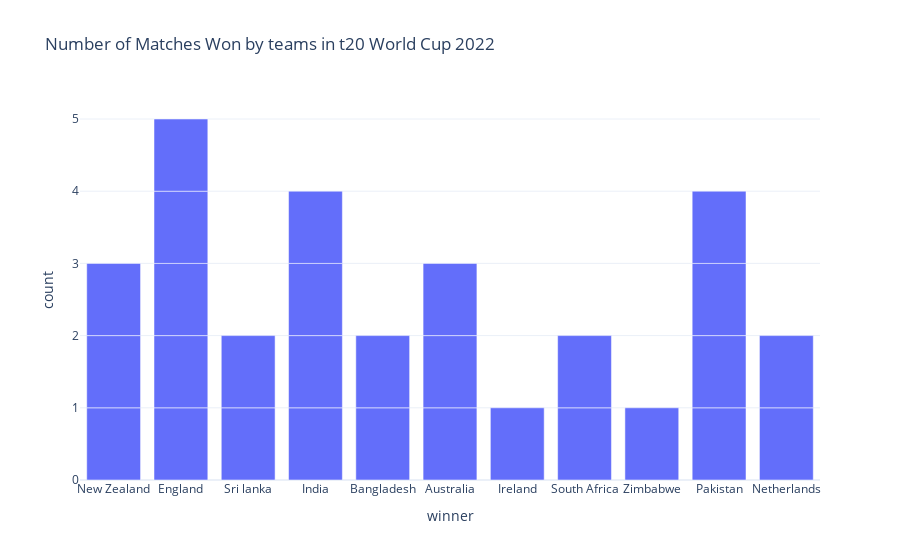

This figure's notebook cell:
### Markdown cell above
## Now let’s look at the number of matches won by each team in the world cup:

### Code cell
figure = px.bar(data, 
                x=data["winner"],
                title="Number of Matches Won by teams in t20 World Cup 2022")
figure.show()

### Figure 1 — Plotly figure (JSON) as saved in the notebook; plotly's stock layout.template omitted (floating-point values rounded to 4 significant figures)
{"data": [{"alignmentgroup": "True", "hovertemplate": "winner=%{x}<br>count=%{y}<extra></extra>", "legendgroup": "", "marker": {"color": "#636efa", "pattern": {"shape": ""}}, "name": "", "offsetgroup": "", "orientation": "v", "showlegend": false, "textposition": "auto", "type": "bar", "x": ["New Zealand", "England", "Sri lanka", "India", "Bangladesh", null, "Australia", "Ireland", null, "South Africa", "India", "Zimbabwe", null, null, "New Zealand", "Bangladesh", "Pakistan", "South Africa", "Australia", "Sri lanka", "England", "Netherlands", "India", "Pakistan", "New Zealand", "Australia", "England", "Netherlands", "Pakistan", "India", "Pakistan", "England", "England"], "xaxis": "x", "y": [1, 1, 1, 1, 1, 1, 1, 1, 1, 1, 1, 1, 1, 1, 1, 1, 1, 1, 1, 1, 1, 1, 1, 1, 1, 1, 1, 1, 1, 1, 1, 1, 1], "yaxis": "y"}], "layout": {"autosize": true, "barmode": "relative", "legend": {"tracegroupgap": 0}, "title": {"text": "Number of Matches Won by teams in t20 World Cup 2022"}, "xaxis": {"anchor": "y", "autorange": true, "domain": [0, 1], "range": [-0.5, 10.5], "title": {"text": "winner"}, "type": "category"}, "yaxis": {"anchor": "x", "autorange": true, "domain": [0, 1], "range": [0, 5.263], "title": {"text": "count"}, "type": "linear"}}}
